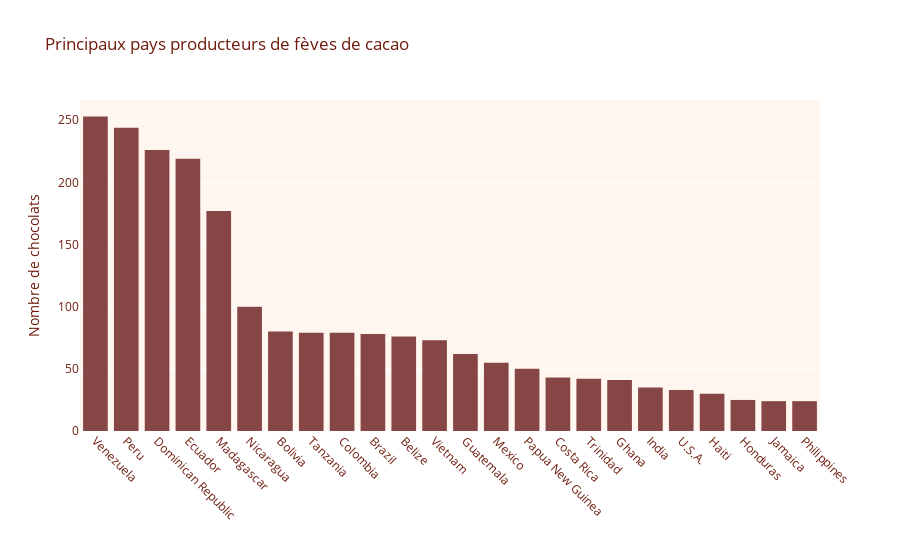

This figure's notebook cell:
### Markdown cell above
# Pays producteurs de fèves de cacao

### Code cell
# histogramme nombre de chocolats par pays d'origine, en crénat un catégorie "autre" pour les pays avec moins de 10 chocolats

databis = data.copy()
databis['country_of_bean_origin'] = databis['country_of_bean_origin'].apply(lambda x: x if databis['country_of_bean_origin'].value_counts()[x] > 20 else 'Blend')

fig = px.histogram(databis[databis['country_of_bean_origin'] != 'Blend'], x='country_of_bean_origin', color_discrete_sequence=palette, title="Principaux pays producteurs de fèves de cacao")
fig.update_xaxes(categoryorder='total descending', tickangle=45)
fig.update_layout(xaxis_title='', yaxis_title='Nombre de chocolats')
fig.update_layout(plot_bgcolor=background_color, font_color=text_color)
fig.update_traces(marker=dict(color=palette[0]))
fig.show()

### Figure 1 — Plotly figure (JSON) as saved in the notebook; plotly's stock layout.template omitted (floating-point values rounded to 4 significant figures; data arrays with more than 128 entries replaced by an {"elided": "..."} marker saying what was removed)
{"data": [{"alignmentgroup": "True", "bingroup": "x", "hovertemplate": "country_of_bean_origin=%{x}<br>count=%{y}<extra></extra>", "legendgroup": "", "marker": {"color": "#874646", "pattern": {"shape": ""}}, "name": "", "offsetgroup": "", "orientation": "v", "showlegend": false, "type": "histogram", "x": {"elided": "2148 str values"}, "xaxis": "x", "yaxis": "y"}], "layout": {"barmode": "relative", "font": {"color": "#6f1c0e"}, "legend": {"tracegroupgap": 0}, "plot_bgcolor": "#fff7ef", "title": {"text": "Principaux pays producteurs de fèves de cacao"}, "xaxis": {"anchor": "y", "categoryorder": "total descending", "domain": [0, 1], "tickangle": 45, "title": {"text": ""}}, "yaxis": {"anchor": "x", "domain": [0, 1], "title": {"text": "Nombre de chocolats"}}}}
